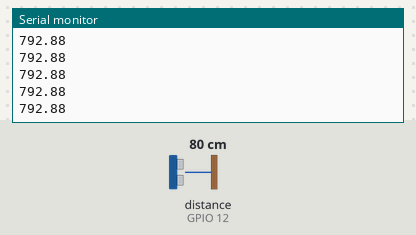
A sketch run on a simulated ESP32. Parts: the last lines printed to the serial monitor. Wiring (inferred from the names in the program): ultrasonic range finder: trigger GPIO 13; echo GPIO 12. Inputs (shaded band) come from the test bench; at power-on: distance to the obstacle (sensor on GPIO 12) 80 cm. The echo pulse lasts 58.3 µs per cm.

Above: at 1.2 s.
1.3 s: distance to the obstacle (sensor on GPIO 12) set to 2 cm
At 2.3 s:
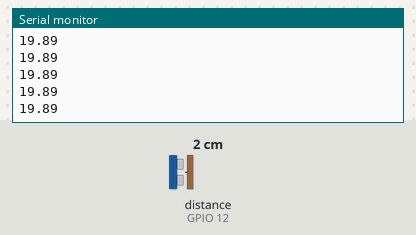
2.8 s: distance to the obstacle (sensor on GPIO 12) set to 4 cm
At 3.5 s:
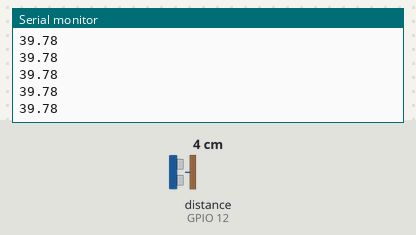
Timing chart, 0 to 5.4 s (numbered marks = the images above; inputs shaded):
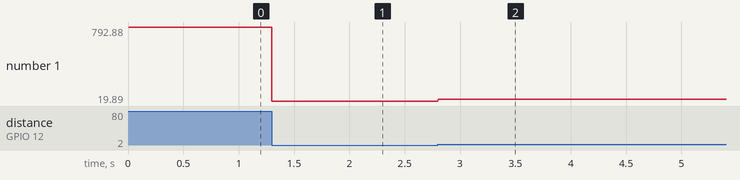

The sketch:

hexapod.ino
```cpp
#include <WiFi.h>
#include <WiFiClient.h>
#include <SoftwareSerial.h>
#include <WiFiAP.h>

const byte TRIGGER_PIN = 13;
const byte ECHO_PIN = 12;

WiFiServer server(80);
SoftwareSerial port(2, 15);

void init_ultrassound()
{
    pinMode(TRIGGER_PIN, OUTPUT);
    digitalWrite(TRIGGER_PIN, LOW);
    pinMode(ECHO_PIN, INPUT);
    Serial.println("Ultrassounds pins init done");
}

float get_ultrassound_data()
{
    const unsigned long MEASURE_TIMEOUT = 25000UL;
    const float SOUND_SPEED = 340.0 / 1000;

    digitalWrite(TRIGGER_PIN, HIGH);
    delayMicroseconds(10);
    digitalWrite(TRIGGER_PIN, LOW);
    long measure = pulseIn(ECHO_PIN, HIGH, MEASURE_TIMEOUT);
    return measure / 2.0 * SOUND_SPEED;
}

void send_ultrassound_data(WiFiClient &client)
{
    float mesure = get_ultrassound_data();

    Serial.println(mesure); // debug print
    if (client) {
        Serial.println("Sending via WIFI :"); // debug print
        client.println(mesure);
    }
}

void init_web_server(char *ssid, char *password)
{
    Serial.println("Configuring access point...");
    WiFi.softAP(ssid);
    IPAddress myIP = WiFi.softAPIP();
    Serial.print("AP IP address: ");
    Serial.println(myIP);
    server.begin();
    Serial.println("Server started");
}

void setup()
{
    Serial.begin(115200);
    port.begin(9600);
    init_web_server((char*)"Hexapod_wifi", (char*)"poc");
    init_ultrassound();
}

void get_client_string(WiFiClient &client)
{
    const int STR_LEN = 1024;

    char str[1024];
    char c;
    int i = 1;

    str[0] = '#';
    while ((c = client.read()) != -1 && i < STR_LEN - 5) {
        if (c == '!')
            break;
        str[i] = c;
        i += 1;
    }
    str[i] = '\0';
    Serial.println(str);
}

void loop()
{
    WiFiClient client = server.available();   // listen for incoming clients

    if (client) {
        Serial.println("New Client.");           // print a message out the serial port
        while (client.connected()) {            // loop while the client's connected
            if (client.available()) {
                get_client_string(client);
            }
        }
        client.stop();
        Serial.println("Client Disconnected.");
    }
    send_ultrassound_data(client);
}
```

Measured:
- after the input at 1.3 s, the serial monitor: prints a new line at once (image 1)
- after the input at 2.8 s, the serial monitor: prints a new line at once (image 2)
- plotted number 1: 792.88 → 19.89 after the input at 1.3 s, 19.89 → 39.78 after the input at 2.8 s
